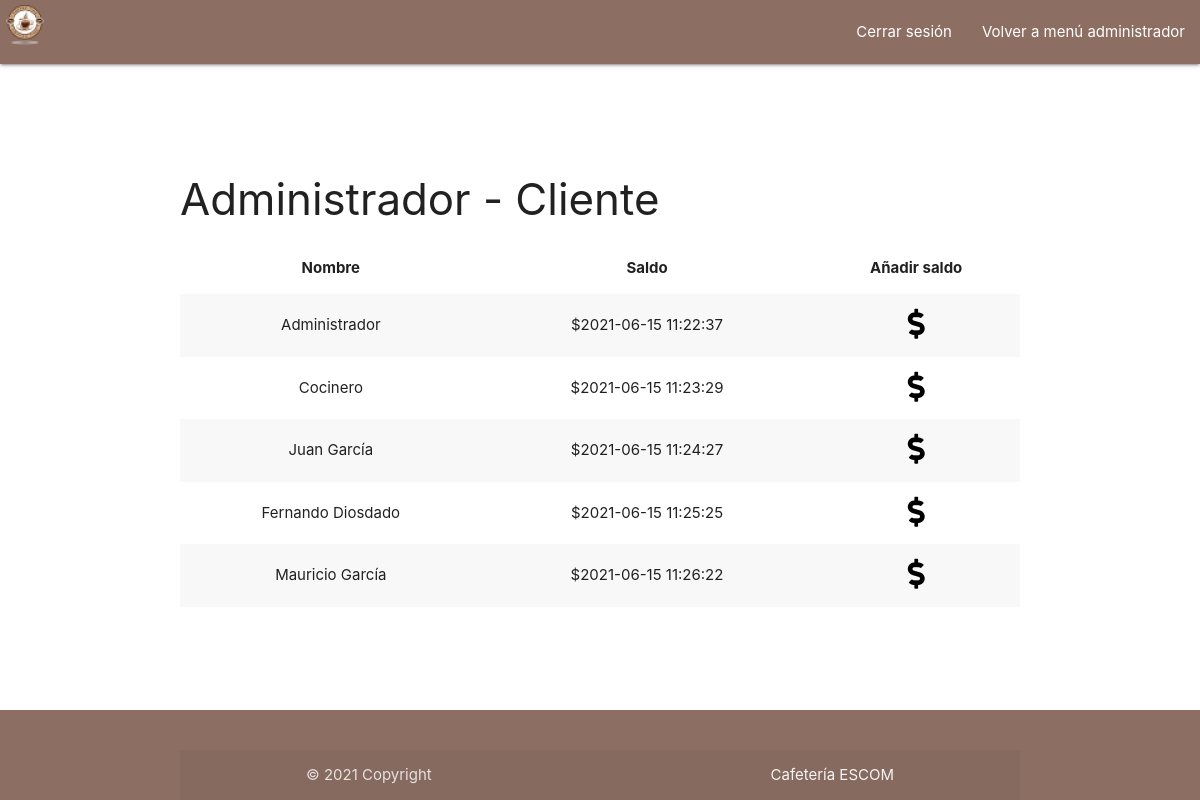
Before: /pages/adminSaldoCliente.php (signed in) with the older database file.
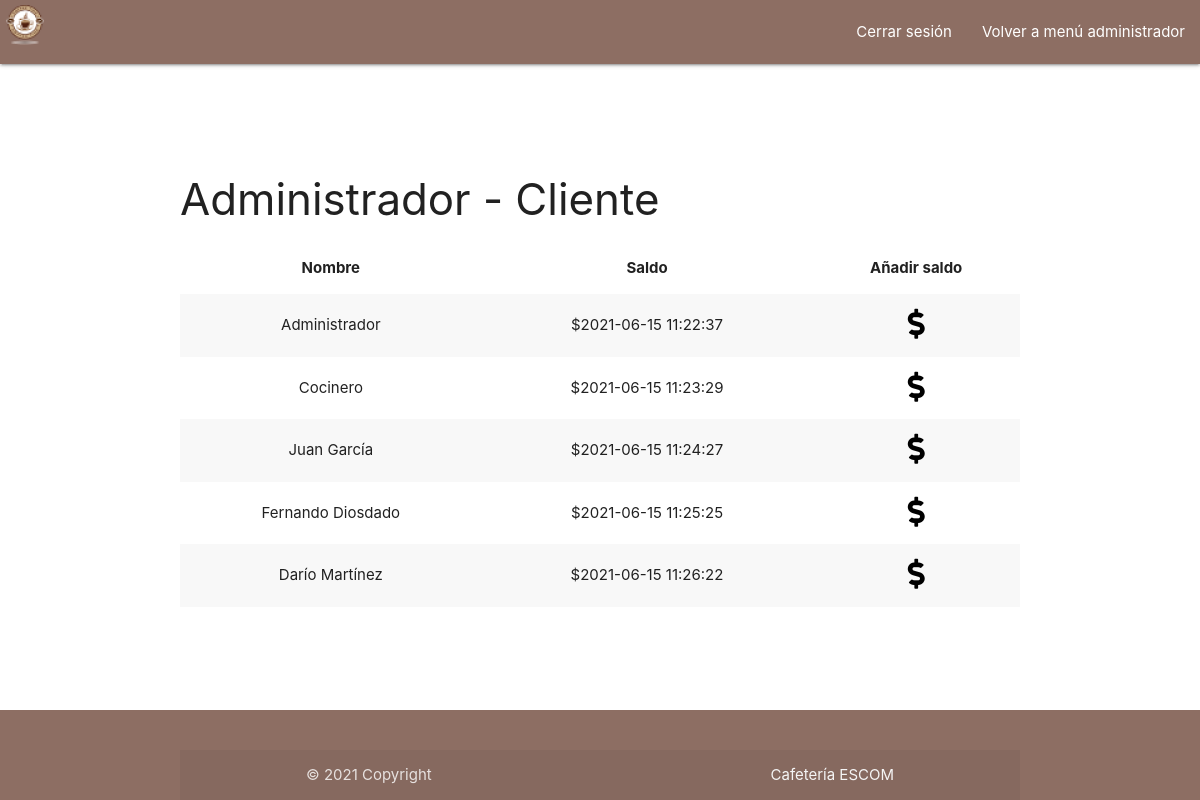
After: the same page with the newer database file.
### tables this page shows
CREATE TABLE `usuarios` (
  `id_usuario` int(5) NOT NULL AUTO_INCREMENT,
  `nombre` varchar(128) NOT NULL,
  `correo` varchar(128) NOT NULL,
  `contrasena` varchar(32) NOT NULL,
  `tipo` int(1) NOT NULL,
  `saldo` double DEFAULT NULL,
  `auditoria` datetime DEFAULT NULL,
  PRIMARY KEY (`id_usuario`)
);

### pages/adminSaldoCliente.php (the view, shortened to what this page needs)
<?php
    if(isset($_SESSION["login"])){
    $sesion = $_SESSION["login"];
    $conexion = mysqli_connect("localhost","root","","cafeteria2021");
    mysqli_set_charset($conexion,"utf8");
    $sqlUsuarioAdmin = "SELECT * FROM usuarios WHERE correo = '$sesion' AND tipo = '0'";
    $resUsuarioAdmin = mysqli_query($conexion,$sqlUsuarioAdmin);
    $infoUsuarioAdmin = mysqli_num_rows($resUsuarioAdmin);
    if($infoUsuarioAdmin != 1){
        header("location: ./../index.php");
    }else{
        $sqlAlumnos = "SELECT * FROM usuarios";
        $resAlumnos = mysqli_query($conexion, $sqlAlumnos);
        $trAlumnos = "";
        while($filas = mysqli_fetch_array($resAlumnos, MYSQLI_BOTH )){
            $trAlumnos .= "<tr>
                <td>$filas[1]</td>
                <td>$$filas[6]</td>
                <td>
                    <i class='fas fa-dollar-sign fa-2x black-text text-darken-3 aumentarSaldo' data-correo='$filas[2]'></i>
                </td>
            </tr>";
        }
?>
<!DOCTYPE html>
<html>
<head>
<link rel="stylesheet" href="https://cdnjs.cloudflare.com/ajax/libs/font-awesome/5.15.3/css/all.min.css" />
<link href="./../materialize/css/materialize.min.css" rel="stylesheet">
<link href="./../jscript/plugins/validetta101/validetta.min.css" rel="stylesheet">
<link href="./../jscript/plugins/confirm334/jquery-confirm.min.css" rel="stylesheet">
<link href="./../css/general.css" rel="stylesheet">
<link href="./../css/index.css" rel="stylesheet">
</head>
<body>
    <header>
        <div class="navbar-fixed">
        <nav class="brown lighten-1">
            <div class="nav-wrapper">
                <a href="./../index.php" class="brand-logo"><img src="./../img/cafeLogo50.png"></a>
                    <ul class="right hide-on-med-and-down">
                        <li><a href="./../pages/logout.php"> Cerrar sesión</a></li>
                        <li><a href="./../pages/administrador.php"> Volver a menú administrador</a></li>
                    </ul>
            </div>
        </nav>
        </div>
    </header>
    <main class="valign-wrapper">
        <div class="container">
            <div class="row">
            <h3>Administrador - Cliente</h3>
                <table class="centered striped responsive-table">
                    <thead>
                        <tr><th>Nombre</th><th>Saldo</th><th>Añadir saldo</th>
                    </thead>
                    <tbody>
                        <?php echo $trAlumnos; ?>
                    </tbody>
                </table>
            </div>
        </div>
    </main>
    <footer class="page-footer brown lighten-1">
        <div class="container">
        <div class="footer-copyright">
        <div class="container">
        © 2021 Copyright
        <a class="grey-text text-lighten-4 right" href="./../index.php">Cafetería ESCOM</a>
        </div>
        </div>
    </footer>
</body>
</html>
<?php
    }
    }else{
        header("location: ./../index.php");
    }
?>

Changed rows visible on the page:
changed usuarios: nombre "Mauricio García" → "Darío Martínez"
